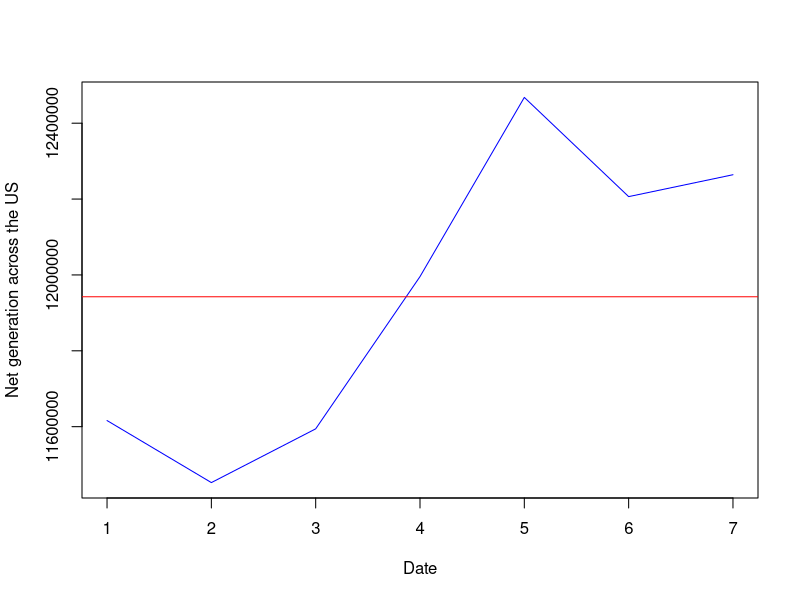

The R source for this figure: (Note: this script raises an error after producing the figure.)
library(lubridate)
library(reshape2)
library(plyr)
A <- read.delim('Exc2/table.tsv')
A$DateTime <- as.POSIXct( A$megawatthours, tz = "EST", "%H:%M EST %m/%d/%Y" )

D <- A[ order(A$DateTime), ]

# fill the columns of the regions with the region name
D$BPAT <- "BPAT"
D$CISO <- "CISO"
D$CPLE <- "CPLE"
D$ERCO <- "ERCO"
D$FPL <- "FPL"
D$ISNE <- "ISNE"
D$MISO <- "MISO"
D$NYIS <- "NYIS"
D$PACW <- "PACW"
D$PJM <- "PJM"
D$United.States.Lower.48..region. <- "United.States.Lower.48..region."

# create a data frame for each region
BPAT <- D[, c('DateTime', 'BPAT', 'Demand', 'Net.generation')]
# standarize column names
colnames(BPAT) <- c('DateTime', 'Region', 'Demand', 'Net.generation')
CISO <- D[, c('DateTime', 'CISO', 'Demand.1', 'Net.generation.1')]
# standarize column names
colnames(CISO) <- c('DateTime', 'Region', 'Demand', 'Net.generation')
CPLE <- D[, c('DateTime', 'CPLE', 'Demand.2', 'Net.generation.2')]
# standarize column names
colnames(CPLE) <- c('DateTime', 'Region', 'Demand', 'Net.generation')
ERCO <- D[, c('DateTime', 'ERCO', 'Demand.3', 'Net.generation.3')]
# standarize column names
colnames(ERCO) <- c('DateTime', 'Region', 'Demand', 'Net.generation')
FPL <- D[, c('DateTime', 'FPL', 'Demand.4', 'Net.generation.4')]
# standarize column names
colnames(FPL) <- c('DateTime', 'Region', 'Demand', 'Net.generation')
ISNE <- D[, c('DateTime', 'ISNE', 'Demand.5', 'Net.generation.5')]
# standarize column names
colnames(ISNE) <- c('DateTime', 'Region', 'Demand', 'Net.generation')
MISO <- D[, c('DateTime', 'MISO', 'Demand.6', 'Net.generation.6')]
# standarize column names
colnames(MISO) <- c('DateTime', 'Region', 'Demand', 'Net.generation')
NYIS <- D[, c('DateTime', 'NYIS', 'Demand.7', 'Net.generation.7')]
# standarize column names
colnames(NYIS) <- c('DateTime', 'Region', 'Demand', 'Net.generation')
PACW <- D[, c('DateTime', 'PACW', 'Demand.8', 'Net.generation.8')]
# standarize column names
colnames(PACW) <- c('DateTime', 'Region', 'Demand', 'Net.generation')
PJM <- D[, c('DateTime', 'PJM', 'Demand.9', 'Net.generation.9')]
# standarize column names
colnames(PJM) <- c('DateTime', 'Region', 'Demand', 'Net.generation')
United.States.Lower.48..region. <- D[, c('DateTime', 'United.States.Lower.48..region.', 'Demand.10', 'Net.generation.10')]
# standarize column names
colnames(United.States.Lower.48..region.) <- c('DateTime', 'Region', 'Demand', 'Net.generation')

# stack them one above the other
electricity_fact_table <- rbind(BPAT, CISO, CPLE, ERCO, FPL, ISNE, MISO, NYIS, PACW, PJM, United.States.Lower.48..region.)

# get the range of dates we want to analyze (Feb 1 to Feb 7) in an arrays by days
startDate <- as.POSIXct("2021-02-07 00:00:01 IST")
endDate <- as.POSIXct("2021-02-14 23:59:59 IST")

week_of_february <- electricity_fact_table[electricity_fact_table$DateTime >= startDate & electricity_fact_table$DateTime <= endDate, ]

# separate the date and time in two columns
week_of_february$Date <- as.Date(week_of_february$DateTime)
week_of_february$hour <- format(week_of_february$DateTime, "%H")

# fill NA with 0
week_of_february$Net.generation[is.na(week_of_february$Net.generation)] <- 0
#drop duplicates
week_of_february <- week_of_february[!duplicated(week_of_february), ]
# Create a 3d cube with the dimensions: Date, hour, region for the net generation
Net_generation_cube <- acast(week_of_february, Date ~ hour ~ Region, value.var = "Net.generation")
# slice the demand across the us
slice.Net_generation_cube <- Net_generation_cube[, , 'United.States.Lower.48..region.']

# convert to dataframe
slice.Net_generation_cube <- as.data.frame(slice.Net_generation_cube)

#drop the first row
slice.Net_generation_cube <- slice.Net_generation_cube[-1, ]

# fill na with 0
slice.Net_generation_cube[is.na(slice.Net_generation_cube)] <- 0

# sum over the rows (i.e sum the hours)
rollup.slice.Net_generation_cube <- rowSums(slice.Net_generation_cube)
#drop the NA
rollup.slice.Net_generation_cube <- na.omit(rollup.slice.Net_generation_cube)
#get the mean
mean <- mean(rollup.slice.Net_generation_cube)

#plot Net generation across the us
plot(rollup.slice.Net_generation_cube, type = "l", col = "blue", xlab = "Date", ylab = "Net generation across the US")

# plot the mean line
abline(h = mean, col = "red")

# plot linear regression
DF <- data.frame(Time = 1:8, Net_generation =rollup.slice.Net_generation_cube)
fit <- lm(Net_generation ~ Time, data = DF)
abline(fit, col = "green")
